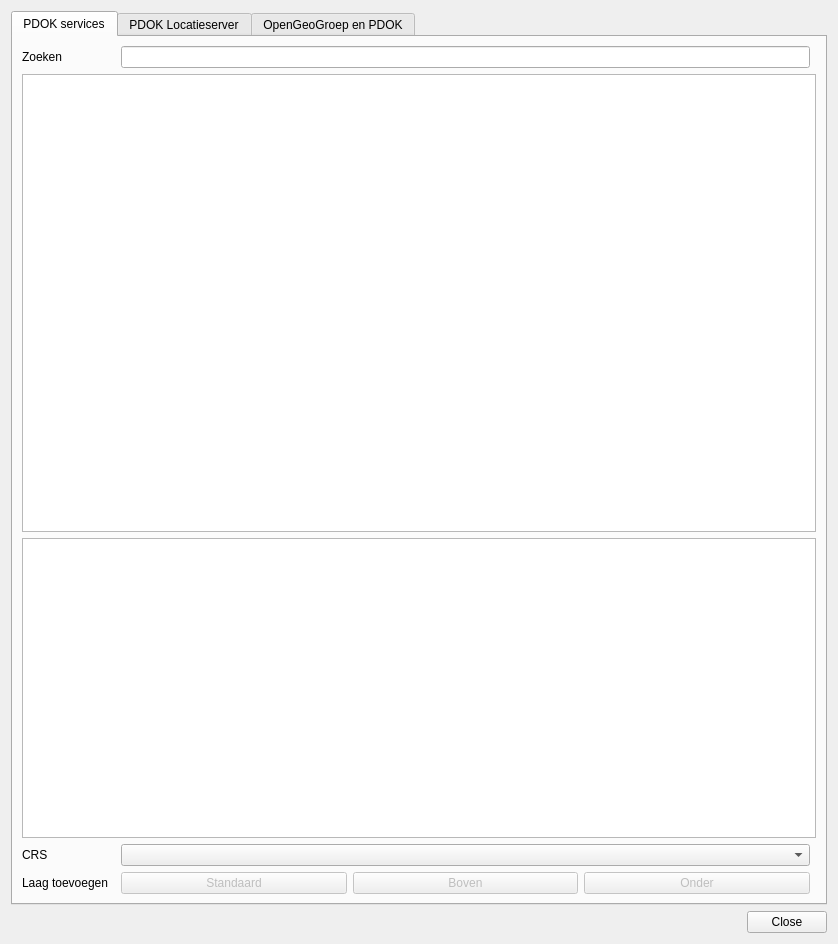
<?xml version="1.0" encoding="UTF-8"?>
<ui version="4.0">
 <class>PdokServices</class>
 <widget class="QDialog" name="PdokServices">
  <property name="geometry">
   <rect>
    <x>0</x>
    <y>0</y>
    <width>838</width>
    <height>944</height>
   </rect>
  </property>
  <property name="windowTitle">
   <string>Voeg PDOK-kaartlaag toe</string>
  </property>
  <property name="windowOpacity">
   <double>1.000000000000000</double>
  </property>
  <layout class="QVBoxLayout" name="verticalLayout">
   <item>
    <widget class="QTabWidget" name="tabWidget">
     <property name="sizePolicy">
      <sizepolicy hsizetype="Expanding" vsizetype="Expanding">
       <horstretch>0</horstretch>
       <verstretch>0</verstretch>
      </sizepolicy>
     </property>
     <property name="currentIndex">
      <number>0</number>
     </property>
     <widget class="QWidget" name="tab_2">
      <attribute name="title">
       <string>PDOK services</string>
      </attribute>
      <layout class="QGridLayout" name="gridLayout_2">
       <item row="5" column="2">
        <layout class="QHBoxLayout" name="horizontalLayout">
         <item>
          <widget class="QPushButton" name="btnLoadLayer">
           <property name="enabled">
            <bool>false</bool>
           </property>
           <property name="toolTip">
            <string>Boven actieve kaartlaag toevoegen</string>
           </property>
           <property name="text">
            <string>Standaard</string>
           </property>
          </widget>
         </item>
         <item>
          <widget class="QPushButton" name="btnLoadLayerTop">
           <property name="enabled">
            <bool>false</bool>
           </property>
           <property name="toolTip">
            <string>Als bovenste kaartlaag toevoegen</string>
           </property>
           <property name="text">
            <string>Boven</string>
           </property>
          </widget>
         </item>
         <item>
          <widget class="QPushButton" name="btnLoadLayerBottom">
           <property name="enabled">
            <bool>false</bool>
           </property>
           <property name="toolTip">
            <string>Als onderste kaartlaag toevoegen</string>
           </property>
           <property name="text">
            <string>Onder</string>
           </property>
          </widget>
         </item>
        </layout>
       </item>
       <item row="0" column="0">
        <widget class="QLabel" name="label">
         <property name="text">
          <string>Zoeken           </string>
         </property>
        </widget>
       </item>
       <item row="5" column="0">
        <widget class="QLabel" name="labelAddLayer">
         <property name="text">
          <string>Laag toevoegen</string>
         </property>
        </widget>
       </item>
       <item row="1" column="0" colspan="4">
        <widget class="QTableView" name="servicesView">
         <property name="minimumSize">
          <size>
           <width>0</width>
           <height>0</height>
          </size>
         </property>
        </widget>
       </item>
       <item row="4" column="2">
        <widget class="QComboBox" name="comboSelectProj"/>
       </item>
       <item row="4" column="0">
        <widget class="QLabel" name="labelCrs">
         <property name="text">
          <string>CRS</string>
         </property>
        </widget>
       </item>
       <item row="2" column="0" colspan="4">
        <widget class="QTextBrowser" name="layerInfo">
         <property name="maximumSize">
          <size>
           <width>16777215</width>
           <height>300</height>
          </size>
         </property>
         <property name="openExternalLinks">
          <bool>true</bool>
         </property>
        </widget>
       </item>
       <item row="0" column="2">
        <widget class="QLineEdit" name="layerSearch"/>
       </item>
      </layout>
     </widget>
     <widget class="QWidget" name="tab_3">
      <attribute name="title">
       <string>PDOK Locatieserver</string>
      </attribute>
      <layout class="QGridLayout" name="gridLayout_4">
       <item row="0" column="1" colspan="2">
        <widget class="QLineEdit" name="geocoderSearch">
         <property name="text">
          <string/>
         </property>
        </widget>
       </item>
       <item row="1" column="0" colspan="3">
        <widget class="QGroupBox" name="groupBox_3">
         <property name="sizePolicy">
          <sizepolicy hsizetype="Preferred" vsizetype="Preferred">
           <horstretch>0</horstretch>
           <verstretch>0</verstretch>
          </sizepolicy>
         </property>
         <property name="title">
          <string>Zoek alleen type (zie https://github.com/PDOK/locatieserver/wiki/Zoekvoorbeelden-Locatieserver voor defaults)</string>
         </property>
         <layout class="QGridLayout" name="gridLayout_5">
          <item row="1" column="0">
           <widget class="QCheckBox" name="cbx_wpl">
            <property name="text">
             <string>Woonplaats</string>
            </property>
            <property name="checked">
             <bool>true</bool>
            </property>
           </widget>
          </item>
          <item row="0" column="0">
           <widget class="QCheckBox" name="cbx_gem">
            <property name="text">
             <string>Gemeente</string>
            </property>
            <property name="checked">
             <bool>true</bool>
            </property>
           </widget>
          </item>
          <item row="3" column="0">
           <widget class="QCheckBox" name="cbx_pcd">
            <property name="text">
             <string>Postcode</string>
            </property>
            <property name="checked">
             <bool>true</bool>
            </property>
           </widget>
          </item>
          <item row="2" column="0">
           <widget class="QCheckBox" name="cbx_weg">
            <property name="text">
             <string>Weg (BAG openbare ruimte)</string>
            </property>
            <property name="checked">
             <bool>true</bool>
            </property>
           </widget>
          </item>
          <item row="1" column="1">
           <widget class="QCheckBox" name="cbx_pcl">
            <property name="text">
             <string>Perceel</string>
            </property>
            <property name="checked">
             <bool>true</bool>
            </property>
           </widget>
          </item>
          <item row="2" column="1">
           <widget class="QCheckBox" name="cbx_hmp">
            <property name="text">
             <string>Hectometerpaal</string>
            </property>
            <property name="checked">
             <bool>true</bool>
            </property>
           </widget>
          </item>
          <item row="0" column="1">
           <widget class="QCheckBox" name="cbx_adr">
            <property name="text">
             <string>Adres</string>
            </property>
            <property name="checked">
             <bool>true</bool>
            </property>
           </widget>
          </item>
         </layout>
        </widget>
       </item>
       <item row="0" column="0">
        <widget class="QLabel" name="label_6">
         <property name="text">
          <string>Zoek (ook voor snelzoektoolbar)</string>
         </property>
        </widget>
       </item>
       <item row="3" column="0" colspan="3">
        <widget class="QTableView" name="geocoderResultView"/>
       </item>
       <item row="4" column="0" colspan="3">
        <widget class="QTextEdit" name="lookupinfo"/>
       </item>
       <item row="2" column="0">
        <widget class="QLabel" name="label_2">
         <property name="text">
          <string>Filter resultaten hieronder op:</string>
         </property>
        </widget>
       </item>
       <item row="2" column="1" colspan="2">
        <widget class="QLineEdit" name="geocoderResultSearch"/>
       </item>
      </layout>
     </widget>
     <widget class="QWidget" name="tab">
      <attribute name="title">
       <string>OpenGeoGroep en PDOK</string>
      </attribute>
      <layout class="QGridLayout" name="gridLayout_3">
       <item row="0" column="0">
        <widget class="QTextBrowser" name="webView">
         <property name="html">
          <string>&lt;!DOCTYPE HTML PUBLIC &quot;-//W3C//DTD HTML 4.0//EN&quot; &quot;http://www.w3.org/TR/REC-html40/strict.dtd&quot;&gt;
&lt;html&gt;&lt;head&gt;&lt;meta name=&quot;qrichtext&quot; content=&quot;1&quot; /&gt;&lt;style type=&quot;text/css&quot;&gt;
p, li { white-space: pre-wrap; }
&lt;/style&gt;&lt;/head&gt;&lt;body style=&quot; font-family:'Ubuntu'; font-size:11pt; font-weight:400; font-style:normal;&quot;&gt;
&lt;p style=&quot; margin-top:18px; margin-bottom:12px; margin-left:0px; margin-right:0px; -qt-block-indent:0; text-indent:0px;&quot;&gt;&lt;span style=&quot; font-family:'Helvetica Neue,Helvetica,Arial,sans-serif'; font-weight:600; color:#444444;&quot;&gt;QGIS plugin voor PDOK services&lt;/span&gt;&lt;span style=&quot; font-family:'Helvetica Neue,Helvetica,Arial,sans-serif'; font-weight:296; color:#444444;&quot;&gt; &lt;/span&gt;&lt;/p&gt;
&lt;p style=&quot; margin-top:12px; margin-bottom:12px; margin-left:0px; margin-right:0px; -qt-block-indent:0; text-indent:0px;&quot;&gt;&lt;span style=&quot; font-family:'Helvetica Neue,Helvetica,Arial,sans-serif'; font-weight:296; color:#444444;&quot;&gt;Deze plugin wordt gemaakt door Richard Duivenvoorde (&lt;/span&gt;&lt;span style=&quot; font-family:'Helvetica Neue,Helvetica,Arial,sans-serif'; font-weight:600; color:#444444;&quot;&gt;Zuidt&lt;/span&gt;&lt;span style=&quot; font-family:'Helvetica Neue,Helvetica,Arial,sans-serif'; font-weight:296; color:#444444;&quot;&gt;, https://zuidt.nl).&lt;br /&gt;De code van deze plugin is te vinden op https://github.com/rduivenvoorde/pdokservicesplugin.&lt;br /&gt;Bugs kunt u daar melden. &lt;/span&gt;&lt;/p&gt;
&lt;p style=&quot; margin-top:12px; margin-bottom:12px; margin-left:0px; margin-right:0px; -qt-block-indent:0; text-indent:0px;&quot;&gt;&lt;img src=&quot;:/plugins/pdokservicesplugin/pdok.png&quot; /&gt;&lt;/p&gt;
&lt;p style=&quot; margin-top:12px; margin-bottom:12px; margin-left:0px; margin-right:0px; -qt-block-indent:0; text-indent:0px;&quot;&gt;&lt;span style=&quot; font-family:'Helvetica Neue,Helvetica,Arial,sans-serif'; font-weight:600; color:#444444;&quot;&gt;PDOK&lt;/span&gt;&lt;span style=&quot; font-family:'Helvetica Neue,Helvetica,Arial,sans-serif'; font-weight:296; color:#444444;&quot;&gt; stelt webservices beschikbaar van landsdekkende geo-informatie afkomstig van overheden. Deze data komen rechtstreeks bij de bron vandaan, d.w.z. dat overheidsorganisaties bronhouder van deze data zijn. Daardoor zijn de data actueel en betrouwbaar. Bovendien zijn ze door elke afnemer (overheid, bedrijf, particulier) kosteloos te gebruiken. &lt;/span&gt;&lt;/p&gt;
&lt;p style=&quot; margin-top:12px; margin-bottom:12px; margin-left:0px; margin-right:0px; -qt-block-indent:0; text-indent:0px;&quot;&gt;&lt;span style=&quot; font-family:'Helvetica Neue,Helvetica,Arial,sans-serif'; font-weight:296; color:#444444;&quot;&gt;Service url's voor alle in de plugin aanwezige lagen zijn afkomstig van deze pagina:&lt;br /&gt;&lt;br /&gt;&lt;/span&gt;&lt;span style=&quot; font-family:'Helvetica Neue,Helvetica,Arial,sans-serif'; font-weight:600; color:#444444;&quot;&gt;https://www.pdok.nl/datasets&lt;/span&gt;&lt;/p&gt;
&lt;p style=&quot; margin-top:12px; margin-bottom:12px; margin-left:0px; margin-right:0px; -qt-block-indent:0; text-indent:0px;&quot;&gt;&lt;span style=&quot; font-family:'Helvetica Neue,Helvetica,Arial,sans-serif'; color:#444444;&quot;&gt;Soms werken WFS'en niet vanwege zogenaamde 'complex features' in de (vaak Inspire) data. U kunt zelf proberen deze lagen als GML te downloaden of de plugin 'GML Application Schema Toolbox' te gebruiken.&lt;/span&gt;&lt;/p&gt;
&lt;p style=&quot;-qt-paragraph-type:empty; margin-top:12px; margin-bottom:12px; margin-left:0px; margin-right:0px; -qt-block-indent:0; text-indent:0px; font-family:'Helvetica Neue,Helvetica,Arial,sans-serif'; font-weight:600; color:#444444;&quot;&gt;&lt;br /&gt;&lt;/p&gt;
&lt;p style=&quot; margin-top:16px; margin-bottom:12px; margin-left:0px; margin-right:0px; -qt-block-indent:0; text-indent:0px;&quot;&gt;&lt;span style=&quot; font-family:'Helvetica Neue,Helvetica,Arial,sans-serif'; font-weight:600; color:#444444;&quot;&gt;OpenGeoGroep. Anders denken, Anders doen...&lt;/span&gt;&lt;/p&gt;
&lt;p style=&quot; margin-top:16px; margin-bottom:12px; margin-left:0px; margin-right:0px; -qt-block-indent:0; text-indent:0px;&quot;&gt;&lt;span style=&quot; font-family:'Helvetica Neue,Helvetica,Arial,sans-serif'; font-weight:296; color:#444444;&quot;&gt;De &lt;/span&gt;&lt;span style=&quot; font-family:'Helvetica Neue,Helvetica,Arial,sans-serif'; font-weight:600; color:#444444;&quot;&gt;OpenGeoGroep &lt;/span&gt;&lt;span style=&quot; font-family:'Helvetica Neue,Helvetica,Arial,sans-serif'; font-weight:296; color:#444444;&quot;&gt; is een commerciele ICT-dienstverlener die diensten en oplossingen biedt voor geo-informatie vraagstukken. Al onze diensten zijn leveranciersonafhankelijk. De OpenGeoGroep onderscheidt zich door het aanbieden van diensten en innovatieve oplossingen gebaseerd op professionele Open Source Software en op basis van Open Standaarden.&lt;/span&gt;&lt;/p&gt;
&lt;p style=&quot; margin-top:16px; margin-bottom:12px; margin-left:0px; margin-right:0px; -qt-block-indent:0; text-indent:0px;&quot;&gt;&lt;span style=&quot; font-family:'Helvetica Neue,Helvetica,Arial,sans-serif'; font-weight:296; color:#444444;&quot;&gt; &lt;/span&gt;&lt;img src=&quot;:/plugins/pdokservicesplugin/ogg.gif&quot; /&gt;&lt;/p&gt;&lt;/body&gt;&lt;/html&gt;</string>
         </property>
        </widget>
       </item>
      </layout>
     </widget>
    </widget>
   </item>
   <item>
    <widget class="QDialogButtonBox" name="buttonBox">
     <property name="orientation">
      <enum>Qt::Horizontal</enum>
     </property>
     <property name="standardButtons">
      <set>QDialogButtonBox::Close</set>
     </property>
    </widget>
   </item>
  </layout>
 </widget>
 <resources/>
 <connections/>
</ui>
